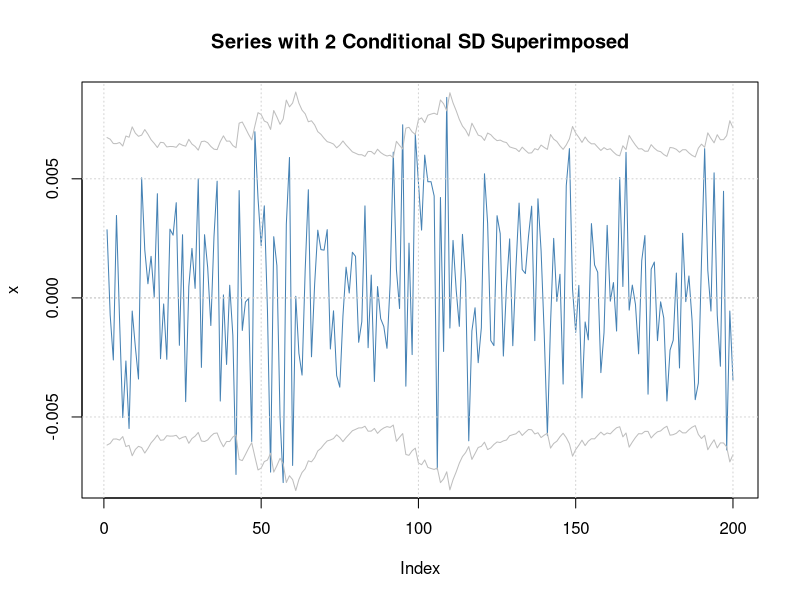

Here is the R script that generated this plot:
library(fGarch)


### Name: plot-methods
### Title: GARCH Plot Methods
### Aliases: plot-methods plot,ANY,ANY-method plot,fGARCH,missing-method
### Keywords: models

### ** Examples

## garchSim -
   # Default Garch(1,1) Model:
   x = garchSim(n = 200)
   head(x) 

## garchFit - 
   fit = garchFit(formula = ~ garch(1, 1), data = x, trace = FALSE)
   
## Batch Plot:
   plot(fit, which = 3)
   
## Not run: 
##D ## Plot:
##D    # Interactive Plot:
##D    plot(fit) 
## End(Not run)
